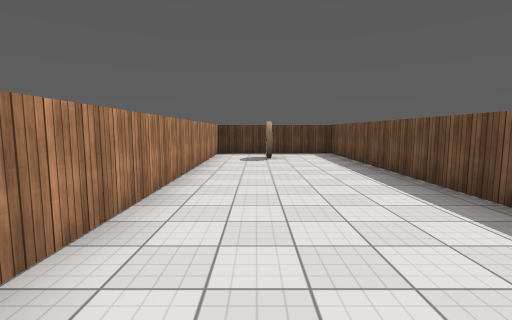
view 1 (above)

21 first-person views from a walk through a Unity game level. The camera is 1.5 m above the floor, tilts 6° down and sees 85° across. The floor is counted in squares, 2 m on a side. Each view is taken from the middle of a square. On the plan, view 1 faces up. The plan holds only what a view shows up to about 10 squares ahead; the rest is blank. Surface patterns are stand-ins for the level's own textures.

view 2
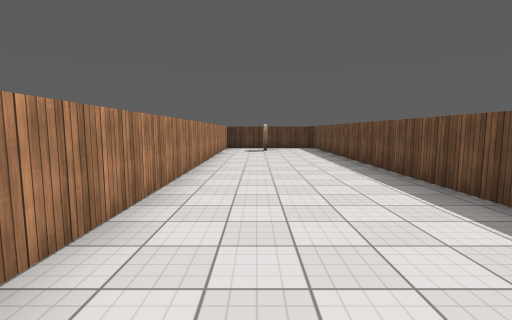

view 3
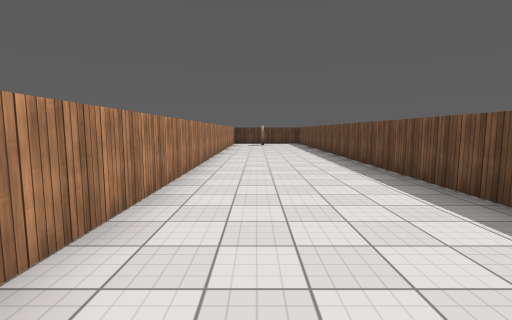

view 4
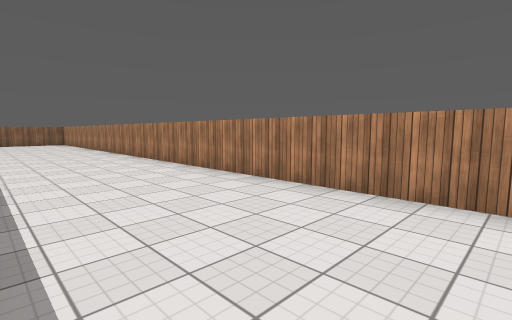

view 5
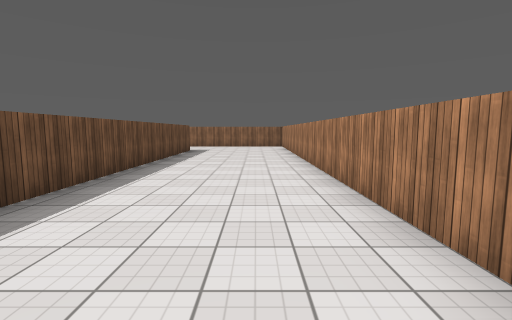

view 6
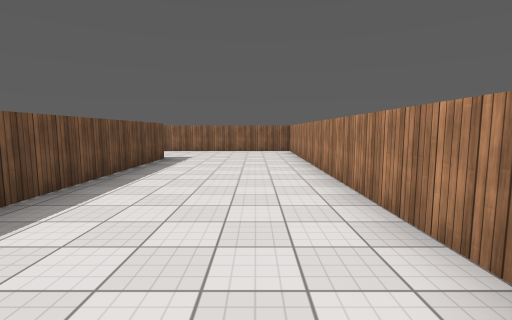

view 7
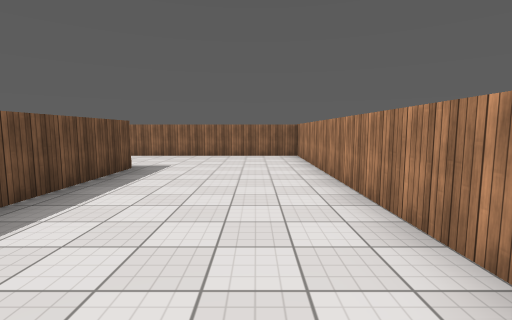

view 8
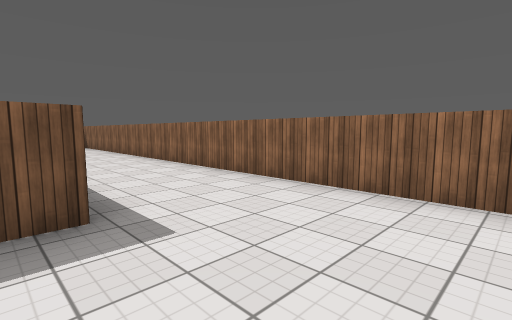

view 9
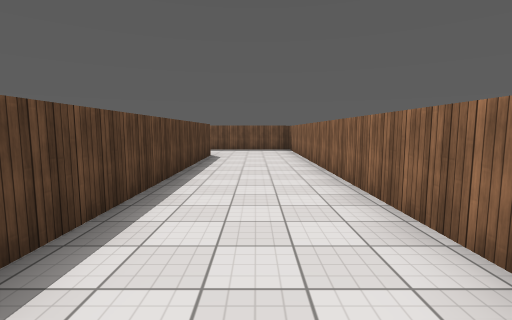

view 10
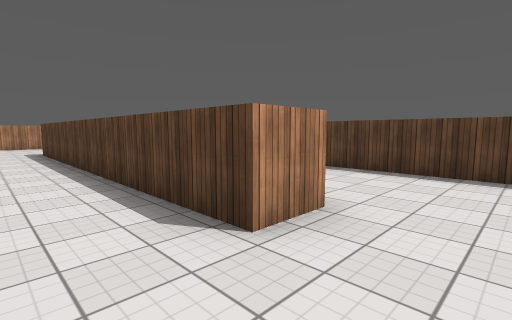

view 11
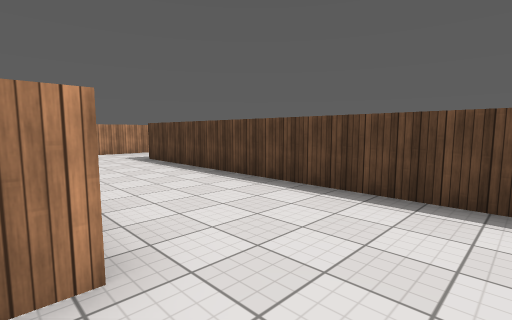

view 12
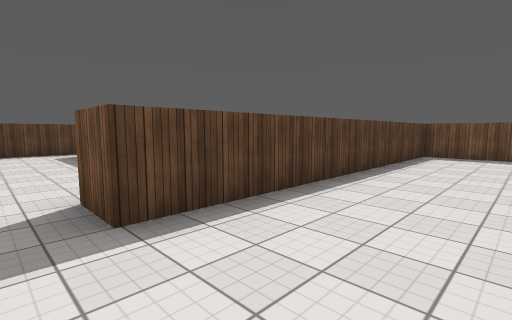

view 13
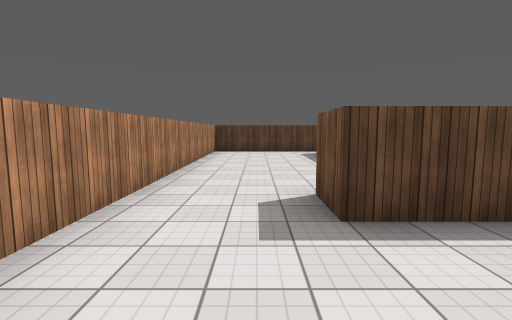

view 14
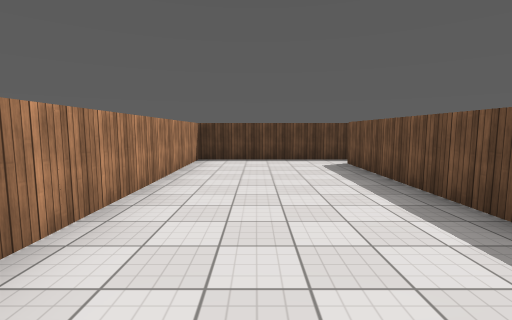

view 15
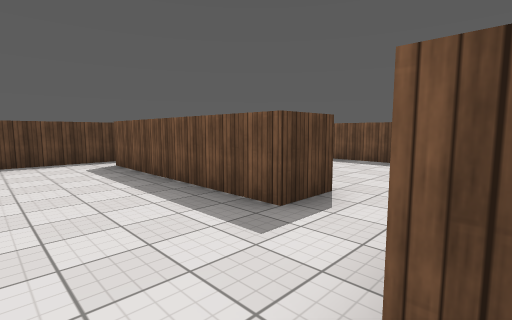

view 16
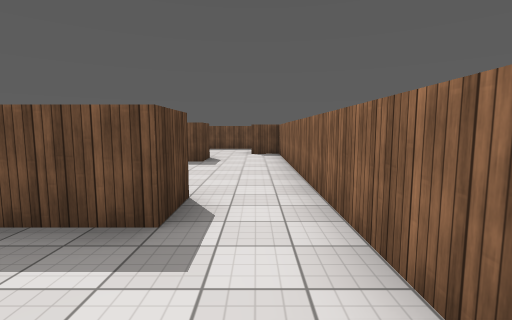

view 17
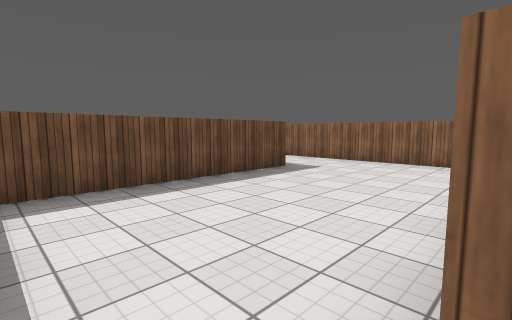

view 18
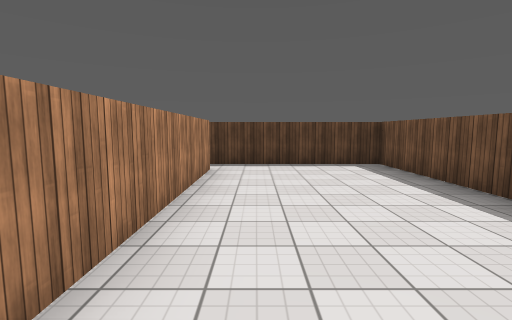

view 19
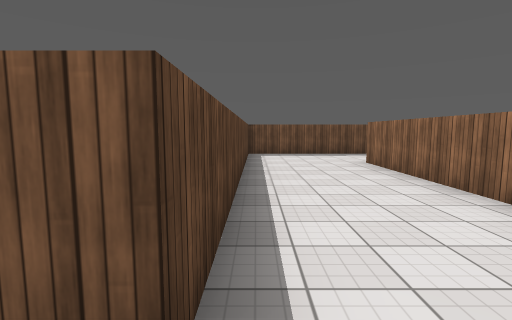

view 20
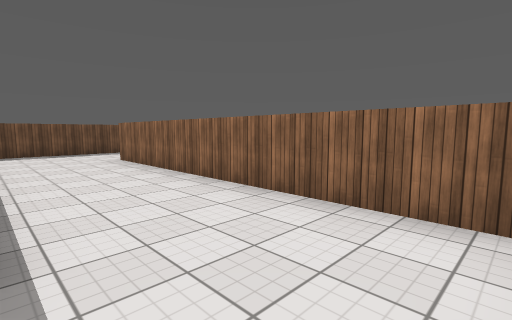

view 21
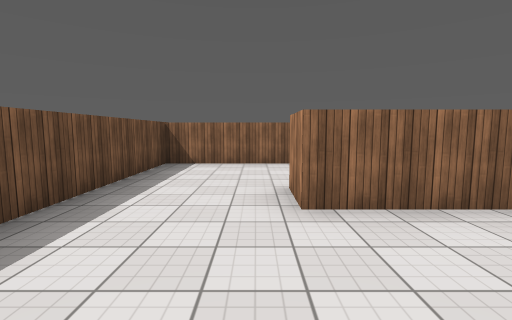

### Floor plan
Points are (right, up) in squares from view 1. A wall is a line through its corners. A room is listed if a view was taken in it or the views show most of it. See-through windows are left out.
Room 1 (views 1, 2, 3, 4, 5, 6, 7, 8, 9, 10, 11)
walls: (2.5, -4.4) (2.5, 9.2) (-1.3, 9.2) (-1.3, -20.4) (14.1, -20.4) (14.1, -16.5); (11.6, -16.6) (11.6, -17.6) (2.5, -17.6) (2.5, -9.6)
ways out: opening at (12.5, -17) to room 2
objects: coin (0, 8)
Room 2 (views 12, 13, 14, 15, 19, 20, 21)
walls: (4, -16.6) (11.6, -16.6); (3.5, -12.5) (3.5, -14.5); (14.1, -16.5) (14.1, -13.8) (5.7, -13.8) (5.7, -12.8)
ways out: opening at (12.5, -17) to room 1; opening at (4.5, -13) to room 3
Room 3 (views 16, 17)
walls: (8.1, -11.2) (7.1, -11.2) (7.1, -6.5); (5.7, -12.8) (8.4, -12.8); (8.4, -5.7) (3.5, -5.7) (3.5, -12.5)
ways out: opening at (4.5, -13) to room 2; opening at (7.5, -12) to room 4; opening at (7.5, -6) to room 4
Room 4 (view 18)
walls: (8.1, -6.5) (8.1, -11.2); (12.9, -10.7) (11.8, -10.7) (11.8, -5.7) (8.4, -5.7); (8.4, -12.8) (12.6, -12.8)
ways out: opening at (7.5, -12) to room 3; opening at (7.5, -6) to room 3; opening at (12, -11.5)

Where each view was taken, in squares from view 1:
view 1: 0 up, 0 right, facing up
view 2: 3 down, 0 right, facing up
view 3: 7 down, 0 right, facing up
view 4: 3 down, 2 right, facing down-left
view 5: 7 down, 0 right, facing down
view 6: 10 down, 0 right, facing down
view 7: 12 down, 0 right, facing down
view 8: 17 down, 0 right, facing down-right
view 9: 19 down, 3 right, facing right
view 10: 19 down, 13 right, facing up-left
view 11: 17 down, 13 right, facing up-left
view 12: 16 down, 5 right, facing up-right
view 13: 16 down, 5 right, facing up
view 14: 13 down, 5 right, facing up
view 15: 13 down, 5 right, facing up-right
view 16: 12 down, 5 right, facing right
view 17: 6 down, 8 right, facing down-right
view 18: 12 down, 9 right, facing up
view 19: 14 down, 5 right, facing right
view 20: 14 down, 4 right, facing down-right
view 21: 14 down, 12 right, facing down
